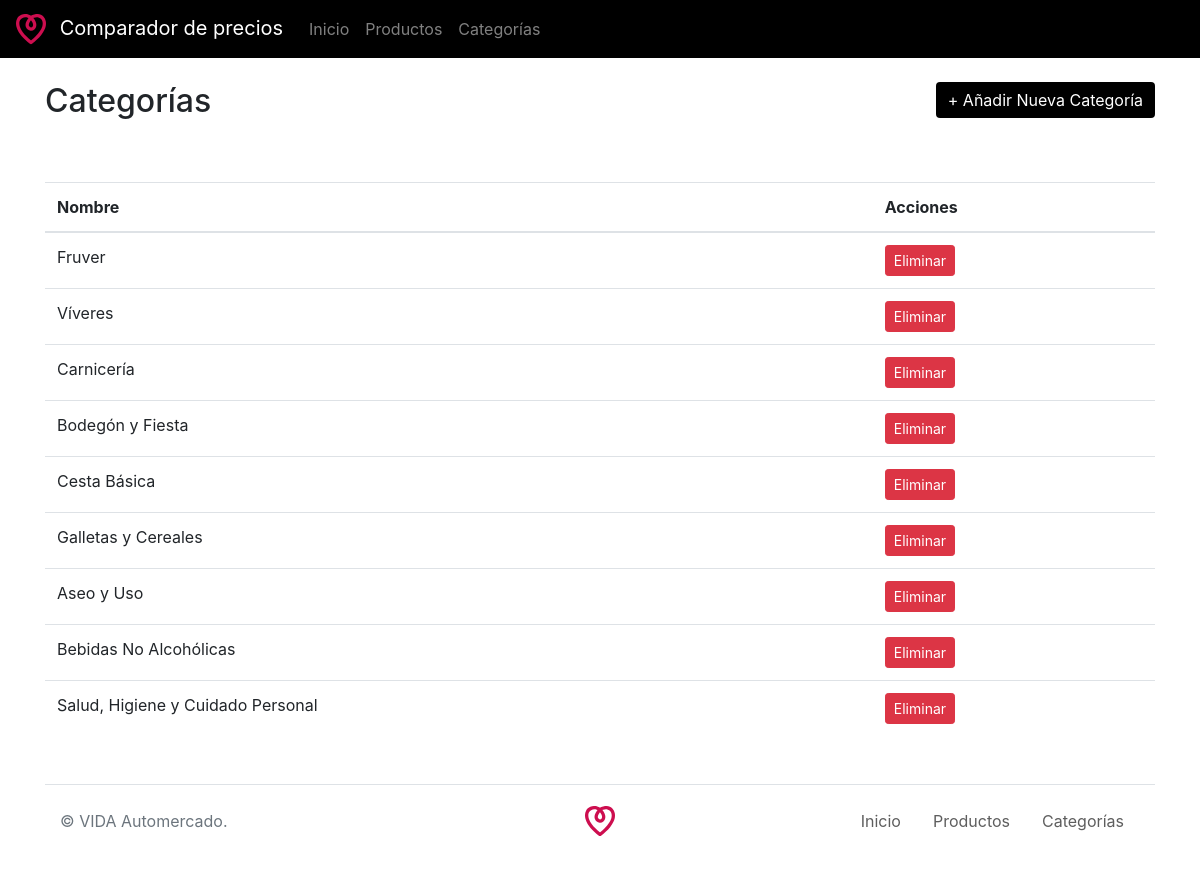
Screenshot of /categorias with the database file from the repository.
### app/models.py (models this page shows, shortened)
class Categoria(Base):
    __tablename__ = 'categorias'
    id = Column(Integer, primary_key=True)
    nombre = Column(String, nullable=False)
    productos = relationship('Producto', back_populates='categoria')

### app/routes.py (the view)
@bp.route('/categorias')
def listar_categorias():
    session = Session()
    categorias = session.query(Categoria).all()
    session.close()
    return render_template('listar_categorias.html', categorias=categorias)

### templates/listar_categorias.html (shortened to what this page needs)
{% extends "base.html" %}
{% block content %}
<div class="container mt-4">
    <div class="row">
        <div class="col-sm">
            <h2>Categorías</h2>
        </div>
        <div class="col-sm text-right">
            <a href="{{ url_for('bp.nueva_categoria') }}" class="btn btn-primary mb-3">+ Añadir Nueva Categoría</a>
        </div>
    </div>
    <table class="table mt-5">
        <thead>
            <tr>
                <th>Nombre</th>
                <th>Acciones</th>
            </tr>
        </thead>
        <tbody>
            {% for categoria in categorias %}
            <tr>
                <td>{{ categoria.nombre }}</td>
                <td>
                    <a href="{{ url_for('bp.eliminar_categoria', id=categoria.id) }}" class="btn btn-danger btn-sm">Eliminar</a>
                </td>
            </tr>
            {% endfor %}
        </tbody>
    </table>
</div>
{% endblock %}

### app/static/vida.css (style rules this page uses)
.btn-primary { background:#000; border:0 !important; }

### rows the page displays
Categoria: nombre "Fruver"
Categoria: nombre "Víveres"
Categoria: nombre "Carnicería"
Categoria: nombre "Bodegón y Fiesta"
Categoria: nombre "Cesta Básica"
Categoria: nombre "Galletas y Cereales"
Categoria: nombre "Aseo y Uso"
Categoria: nombre "Bebidas No Alcohólicas"
Categoria: nombre "Salud, Higiene y Cuidado Personal"
